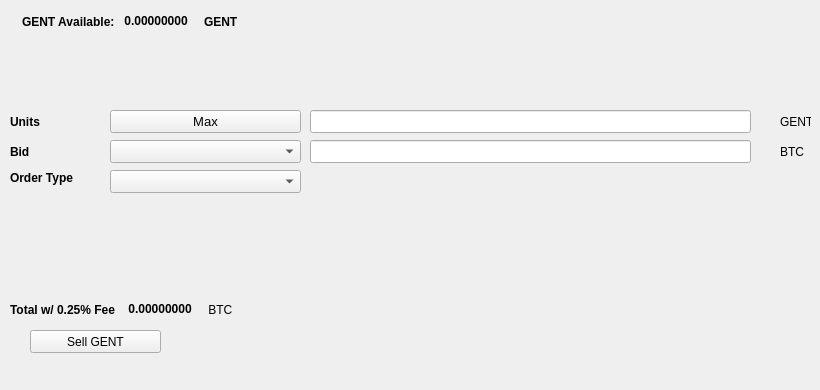
   <widget class="QWidget" name="SellTab">
    <attribute name="title">
     <string>Sell</string>
    </attribute>
    <widget class="QLabel" name="label_16">
     <property name="geometry">
      <rect>
       <x>780</x>
       <y>140</y>
       <width>31</width>
       <height>23</height>
      </rect>
     </property>
     <property name="text">
      <string>BTC</string>
     </property>
    </widget>
    <widget class="QComboBox" name="SellBidcomboBox">
     <property name="geometry">
      <rect>
       <x>110</x>
       <y>140</y>
       <width>191</width>
       <height>23</height>
      </rect>
     </property>
     <property name="font">
      <font>
       <pointsize>10</pointsize>
      </font>
     </property>
    </widget>
    <widget class="QLabel" name="label_18">
     <property name="geometry">
      <rect>
       <x>10</x>
       <y>110</y>
       <width>46</width>
       <height>23</height>
      </rect>
     </property>
     <property name="font">
      <font>
       <weight>75</weight>
       <bold>true</bold>
      </font>
     </property>
     <property name="text">
      <string>Units</string>
     </property>
    </widget>
    <widget class="QPushButton" name="Sell_Max_Amount">
     <property name="geometry">
      <rect>
       <x>110</x>
       <y>110</y>
       <width>191</width>
       <height>23</height>
      </rect>
     </property>
     <property name="font">
      <font>
       <pointsize>10</pointsize>
      </font>
     </property>
     <property name="text">
      <string>Max</string>
     </property>
    </widget>
    <widget class="QLabel" name="label_20">
     <property name="geometry">
      <rect>
       <x>10</x>
       <y>170</y>
       <width>91</width>
       <height>16</height>
      </rect>
     </property>
     <property name="font">
      <font>
       <weight>75</weight>
       <bold>true</bold>
      </font>
     </property>
     <property name="text">
      <string>Order Type</string>
     </property>
    </widget>
    <widget class="QComboBox" name="SellOrdertypeCombo">
     <property name="geometry">
      <rect>
       <x>110</x>
       <y>170</y>
       <width>191</width>
       <height>23</height>
      </rect>
     </property>
     <property name="font">
      <font>
       <pointsize>10</pointsize>
      </font>
     </property>
    </widget>
    <widget class="QLabel" name="label_21">
     <property name="geometry">
      <rect>
       <x>10</x>
       <y>140</y>
       <width>46</width>
       <height>23</height>
      </rect>
     </property>
     <property name="font">
      <font>
       <weight>75</weight>
       <bold>true</bold>
      </font>
     </property>
     <property name="text">
      <string>Bid</string>
     </property>
    </widget>
    <widget class="QLabel" name="label_22">
     <property name="geometry">
      <rect>
       <x>780</x>
       <y>110</y>
       <width>31</width>
       <height>23</height>
      </rect>
     </property>
     <property name="text">
      <string>GENT</string>
     </property>
    </widget>
    <widget class="QLineEdit" name="UnitsInputGENT">
     <property name="geometry">
      <rect>
       <x>310</x>
       <y>110</y>
       <width>441</width>
       <height>23</height>
      </rect>
     </property>
     <property name="font">
      <font>
       <pointsize>9</pointsize>
       <weight>75</weight>
       <bold>true</bold>
      </font>
     </property>
    </widget>
    <widget class="QLineEdit" name="SellBidPriceEdit">
     <property name="geometry">
      <rect>
       <x>310</x>
       <y>140</y>
       <width>441</width>
       <height>23</height>
      </rect>
     </property>
     <property name="font">
      <font>
       <pointsize>9</pointsize>
       <weight>75</weight>
       <bold>true</bold>
      </font>
     </property>
    </widget>
    <widget class="QPushButton" name="SellGENTBTN">
     <property name="geometry">
      <rect>
       <x>30</x>
       <y>330</y>
       <width>131</width>
       <height>23</height>
      </rect>
     </property>
     <property name="text">
      <string>Sell GENT</string>
     </property>
     <property name="icon">
      <iconset resource="../gents.qrc">
       <normaloff>:/icons/bitcoin</normaloff>:/icons/bitcoin</iconset>
     </property>
    </widget>
    <widget class="QWidget" name="layoutWidget3">
     <property name="geometry">
      <rect>
       <x>22</x>
       <y>12</y>
       <width>258</width>
       <height>19</height>
      </rect>
     </property>
     <layout class="QHBoxLayout" name="horizontalLayout">
      <item>
       <widget class="QLabel" name="label232_2">
        <property name="font">
         <font>
          <weight>75</weight>
          <bold>true</bold>
         </font>
        </property>
        <property name="text">
         <string>GENT Available:</string>
        </property>
       </widget>
      </item>
      <item>
       <widget class="QLabel" name="GENTAvailableLabel">
        <property name="palette">
         <palette>
          <active>
           <colorrole role="WindowText">
            <brush brushstyle="SolidPattern">
             <color alpha="255">
              <red>0</red>
              <green>0</green>
              <blue>0</blue>
             </color>
            </brush>
           </colorrole>
           <colorrole role="Button">
            <brush brushstyle="SolidPattern">
             <color alpha="255">
              <red>0</red>
              <green>170</green>
              <blue>0</blue>
             </color>
            </brush>
           </colorrole>
           <colorrole role="Light">
            <brush brushstyle="SolidPattern">
             <color alpha="255">
              <red>0</red>
              <green>255</green>
              <blue>0</blue>
             </color>
            </brush>
           </colorrole>
           <colorrole role="Midlight">
            <brush brushstyle="SolidPattern">
             <color alpha="255">
              <red>0</red>
              <green>212</green>
              <blue>0</blue>
             </color>
            </brush>
           </colorrole>
           <colorrole role="Dark">
            <brush brushstyle="SolidPattern">
             <color alpha="255">
              <red>0</red>
              <green>85</green>
              <blue>0</blue>
             </color>
            </brush>
           </colorrole>
           <colorrole role="Mid">
            <brush brushstyle="SolidPattern">
             <color alpha="255">
              <red>0</red>
              <green>113</green>
              <blue>0</blue>
             </color>
            </brush>
           </colorrole>
           <colorrole role="Text">
            <brush brushstyle="SolidPattern">
             <color alpha="255">
              <red>0</red>
              <green>170</green>
              <blue>0</blue>
             </color>
            </brush>
           </colorrole>
           <colorrole role="BrightText">
            <brush brushstyle="SolidPattern">
             <color alpha="255">
              <red>255</red>
              <green>255</green>
              <blue>255</blue>
             </color>
            </brush>
           </colorrole>
           <colorrole role="ButtonText">
            <brush brushstyle="SolidPattern">
             <color alpha="255">
              <red>0</red>
              <green>0</green>
              <blue>0</blue>
             </color>
            </brush>
           </colorrole>
           <colorrole role="Base">
            <brush brushstyle="SolidPattern">
             <color alpha="255">
              <red>255</red>
              <green>255</green>
              <blue>255</blue>
             </color>
            </brush>
           </colorrole>
           <colorrole role="Window">
            <brush brushstyle="SolidPattern">
             <color alpha="255">
              <red>0</red>
              <green>170</green>
              <blue>0</blue>
             </color>
            </brush>
           </colorrole>
           <colorrole role="Shadow">
            <brush brushstyle="SolidPattern">
             <color alpha="255">
              <red>0</red>
              <green>0</green>
              <blue>0</blue>
             </color>
            </brush>
           </colorrole>
           <colorrole role="AlternateBase">
            <brush brushstyle="SolidPattern">
             <color alpha="255">
              <red>127</red>
              <green>212</green>
              <blue>127</blue>
             </color>
            </brush>
           </colorrole>
           <colorrole role="ToolTipBase">
            <brush brushstyle="SolidPattern">
             <color alpha="255">
              <red>255</red>
              <green>255</green>
              <blue>220</blue>
             </color>
            </brush>
           </colorrole>
           <colorrole role="ToolTipText">
            <brush brushstyle="SolidPattern">
             <color alpha="255">
              <red>0</red>
              <green>0</green>
              <blue>0</blue>
             </color>
            </brush>
           </colorrole>
          </active>
          <inactive>
           <colorrole role="WindowText">
            <brush brushstyle="SolidPattern">
             <color alpha="255">
              <red>0</red>
              <green>0</green>
              <blue>0</blue>
             </color>
            </brush>
           </colorrole>
           <colorrole role="Button">
            <brush brushstyle="SolidPattern">
             <color alpha="255">
              <red>0</red>
              <green>170</green>
              <blue>0</blue>
             </color>
            </brush>
           </colorrole>
           <colorrole role="Light">
            <brush brushstyle="SolidPattern">
             <color alpha="255">
              <red>0</red>
              <green>255</green>
              <blue>0</blue>
             </color>
            </brush>
           </colorrole>
           <colorrole role="Midlight">
            <brush brushstyle="SolidPattern">
             <color alpha="255">
              <red>0</red>
              <green>212</green>
              <blue>0</blue>
             </color>
            </brush>
           </colorrole>
           <colorrole role="Dark">
            <brush brushstyle="SolidPattern">
             <color alpha="255">
              <red>0</red>
              <green>85</green>
              <blue>0</blue>
             </color>
            </brush>
           </colorrole>
           <colorrole role="Mid">
            <brush brushstyle="SolidPattern">
             <color alpha="255">
              <red>0</red>
              <green>113</green>
              <blue>0</blue>
             </color>
            </brush>
           </colorrole>
           <colorrole role="Text">
            <brush brushstyle="SolidPattern">
             <color alpha="255">
              <red>0</red>
              <green>170</green>
              <blue>0</blue>
             </color>
            </brush>
           </colorrole>
           <colorrole role="BrightText">
            <brush brushstyle="SolidPattern">
             <color alpha="255">
              <red>255</red>
              <green>255</green>
              <blue>255</blue>
             </color>
            </brush>
           </colorrole>
           <colorrole role="ButtonText">
            <brush brushstyle="SolidPattern">
             <color alpha="255">
              <red>0</red>
              <green>0</green>
              <blue>0</blue>
             </color>
            </brush>
           </colorrole>
           <colorrole role="Base">
            <brush brushstyle="SolidPattern">
             <color alpha="255">
              <red>255</red>
              <green>255</green>
              <blue>255</blue>
             </color>
            </brush>
           </colorrole>
           <colorrole role="Window">
            <brush brushstyle="SolidPattern">
             <color alpha="255">
              <red>0</red>
              <green>170</green>
              <blue>0</blue>
             </color>
            </brush>
           </colorrole>
           <colorrole role="Shadow">
            <brush brushstyle="SolidPattern">
             <color alpha="255">
              <red>0</red>
              <green>0</green>
              <blue>0</blue>
             </color>
            </brush>
           </colorrole>
           <colorrole role="AlternateBase">
            <brush brushstyle="SolidPattern">
             <color alpha="255">
              <red>127</red>
              <green>212</green>
              <blue>127</blue>
             </color>
            </brush>
           </colorrole>
           <colorrole role="ToolTipBase">
            <brush brushstyle="SolidPattern">
             <color alpha="255">
              <red>255</red>
              <green>255</green>
              <blue>220</blue>
             </color>
            </brush>
           </colorrole>
           <colorrole role="ToolTipText">
            <brush brushstyle="SolidPattern">
             <color alpha="255">
              <red>0</red>
              <green>0</green>
              <blue>0</blue>
             </color>
            </brush>
           </colorrole>
          </inactive>
          <disabled>
           <colorrole role="WindowText">
            <brush brushstyle="SolidPattern">
             <color alpha="255">
              <red>0</red>
              <green>85</green>
              <blue>0</blue>
             </color>
            </brush>
           </colorrole>
           <colorrole role="Button">
            <brush brushstyle="SolidPattern">
             <color alpha="255">
              <red>0</red>
              <green>170</green>
              <blue>0</blue>
             </color>
            </brush>
           </colorrole>
           <colorrole role="Light">
            <brush brushstyle="SolidPattern">
             <color alpha="255">
              <red>0</red>
              <green>255</green>
              <blue>0</blue>
             </color>
            </brush>
           </colorrole>
           <colorrole role="Midlight">
            <brush brushstyle="SolidPattern">
             <color alpha="255">
              <red>0</red>
              <green>212</green>
              <blue>0</blue>
             </color>
            </brush>
           </colorrole>
           <colorrole role="Dark">
            <brush brushstyle="SolidPattern">
             <color alpha="255">
              <red>0</red>
              <green>85</green>
              <blue>0</blue>
             </color>
            </brush>
           </colorrole>
           <colorrole role="Mid">
            <brush brushstyle="SolidPattern">
             <color alpha="255">
              <red>0</red>
              <green>113</green>
              <blue>0</blue>
             </color>
            </brush>
           </colorrole>
           <colorrole role="Text">
            <brush brushstyle="SolidPattern">
             <color alpha="255">
              <red>0</red>
              <green>85</green>
              <blue>0</blue>
             </color>
            </brush>
           </colorrole>
           <colorrole role="BrightText">
            <brush brushstyle="SolidPattern">
             <color alpha="255">
              <red>255</red>
              <green>255</green>
              <blue>255</blue>
             </color>
            </brush>
           </colorrole>
           <colorrole role="ButtonText">
            <brush brushstyle="SolidPattern">
             <color alpha="255">
              <red>0</red>
              <green>85</green>
              <blue>0</blue>
             </color>
            </brush>
           </colorrole>
           <colorrole role="Base">
            <brush brushstyle="SolidPattern">
             <color alpha="255">
              <red>0</red>
              <green>170</green>
              <blue>0</blue>
             </color>
            </brush>
           </colorrole>
           <colorrole role="Window">
            <brush brushstyle="SolidPattern">
             <color alpha="255">
              <red>0</red>
              <green>170</green>
              <blue>0</blue>
             </color>
            </brush>
           </colorrole>
           <colorrole role="Shadow">
            <brush brushstyle="SolidPattern">
             <color alpha="255">
              <red>0</red>
              <green>0</green>
              <blue>0</blue>
             </color>
            </brush>
           </colorrole>
           <colorrole role="AlternateBase">
            <brush brushstyle="SolidPattern">
             <color alpha="255">
              <red>0</red>
              <green>170</green>
              <blue>0</blue>
             </color>
            </brush>
           </colorrole>
           <colorrole role="ToolTipBase">
            <brush brushstyle="SolidPattern">
             <color alpha="255">
              <red>255</red>
              <green>255</green>
              <blue>220</blue>
             </color>
            </brush>
           </colorrole>
           <colorrole role="ToolTipText">
            <brush brushstyle="SolidPattern">
             <color alpha="255">
              <red>0</red>
              <green>0</green>
              <blue>0</blue>
             </color>
            </brush>
           </colorrole>
          </disabled>
         </palette>
        </property>
        <property name="font">
         <font>
          <weight>75</weight>
          <bold>true</bold>
         </font>
        </property>
        <property name="text">
         <string> 0.00000000 </string>
        </property>
        <property name="textInteractionFlags">
         <set>Qt::LinksAccessibleByMouse|Qt::TextSelectableByKeyboard|Qt::TextSelectableByMouse</set>
        </property>
       </widget>
      </item>
      <item>
       <widget class="QLabel" name="labelGENT">
        <property name="font">
         <font>
          <weight>75</weight>
          <bold>true</bold>
         </font>
        </property>
        <property name="text">
         <string>GENT</string>
        </property>
       </widget>
      </item>
     </layout>
    </widget>
    <widget class="QWidget" name="layoutWidget">
     <property name="geometry">
      <rect>
       <x>10</x>
       <y>300</y>
       <width>268</width>
       <height>19</height>
      </rect>
     </property>
     <layout class="QHBoxLayout" name="horizontalLayout_2">
      <item>
       <widget class="QLabel" name="label_19">
        <property name="font">
         <font>
          <weight>75</weight>
          <bold>true</bold>
         </font>
        </property>
        <property name="text">
         <string>Total w/ 0.25% Fee </string>
        </property>
       </widget>
      </item>
      <item>
       <widget class="QLabel" name="SellCostLabel">
        <property name="palette">
         <palette>
          <active>
           <colorrole role="WindowText">
            <brush brushstyle="SolidPattern">
             <color alpha="255">
              <red>0</red>
              <green>0</green>
              <blue>0</blue>
             </color>
            </brush>
           </colorrole>
           <colorrole role="Button">
            <brush brushstyle="SolidPattern">
             <color alpha="255">
              <red>0</red>
              <green>170</green>
              <blue>0</blue>
             </color>
            </brush>
           </colorrole>
           <colorrole role="Light">
            <brush brushstyle="SolidPattern">
             <color alpha="255">
              <red>0</red>
              <green>255</green>
              <blue>0</blue>
             </color>
            </brush>
           </colorrole>
           <colorrole role="Midlight">
            <brush brushstyle="SolidPattern">
             <color alpha="255">
              <red>0</red>
              <green>212</green>
              <blue>0</blue>
             </color>
            </brush>
           </colorrole>
           <colorrole role="Dark">
            <brush brushstyle="SolidPattern">
             <color alpha="255">
              <red>0</red>
              <green>85</green>
              <blue>0</blue>
             </color>
            </brush>
           </colorrole>
           <colorrole role="Mid">
            <brush brushstyle="SolidPattern">
             <color alpha="255">
              <red>0</red>
              <green>113</green>
              <blue>0</blue>
             </color>
            </brush>
           </colorrole>
           <colorrole role="Text">
            <brush brushstyle="SolidPattern">
             <color alpha="255">
              <red>0</red>
              <green>170</green>
              <blue>0</blue>
             </color>
            </brush>
           </colorrole>
           <colorrole role="BrightText">
            <brush brushstyle="SolidPattern">
             <color alpha="255">
              <red>255</red>
              <green>255</green>
              <blue>255</blue>
             </color>
            </brush>
           </colorrole>
           <colorrole role="ButtonText">
            <brush brushstyle="SolidPattern">
             <color alpha="255">
              <red>0</red>
              <green>0</green>
              <blue>0</blue>
             </color>
            </brush>
           </colorrole>
           <colorrole role="Base">
            <brush brushstyle="SolidPattern">
             <color alpha="255">
              <red>255</red>
              <green>255</green>
              <blue>255</blue>
             </color>
            </brush>
           </colorrole>
           <colorrole role="Window">
            <brush brushstyle="SolidPattern">
             <color alpha="255">
              <red>0</red>
              <green>170</green>
              <blue>0</blue>
             </color>
            </brush>
           </colorrole>
           <colorrole role="Shadow">
            <brush brushstyle="SolidPattern">
             <color alpha="255">
              <red>0</red>
              <green>0</green>
              <blue>0</blue>
             </color>
            </brush>
           </colorrole>
           <colorrole role="AlternateBase">
            <brush brushstyle="SolidPattern">
             <color alpha="255">
              <red>127</red>
              <green>212</green>
              <blue>127</blue>
             </color>
            </brush>
           </colorrole>
           <colorrole role="ToolTipBase">
            <brush brushstyle="SolidPattern">
             <color alpha="255">
              <red>255</red>
              <green>255</green>
              <blue>220</blue>
             </color>
            </brush>
           </colorrole>
           <colorrole role="ToolTipText">
            <brush brushstyle="SolidPattern">
             <color alpha="255">
              <red>0</red>
              <green>0</green>
              <blue>0</blue>
             </color>
            </brush>
           </colorrole>
          </active>
          <inactive>
           <colorrole role="WindowText">
            <brush brushstyle="SolidPattern">
             <color alpha="255">
              <red>0</red>
              <green>0</green>
              <blue>0</blue>
             </color>
            </brush>
           </colorrole>
           <colorrole role="Button">
            <brush brushstyle="SolidPattern">
             <color alpha="255">
              <red>0</red>
              <green>170</green>
              <blue>0</blue>
             </color>
            </brush>
           </colorrole>
           <colorrole role="Light">
            <brush brushstyle="SolidPattern">
             <color alpha="255">
              <red>0</red>
              <green>255</green>
              <blue>0</blue>
             </color>
            </brush>
           </colorrole>
           <colorrole role="Midlight">
            <brush brushstyle="SolidPattern">
             <color alpha="255">
              <red>0</red>
              <green>212</green>
              <blue>0</blue>
             </color>
            </brush>
           </colorrole>
           <colorrole role="Dark">
            <brush brushstyle="SolidPattern">
             <color alpha="255">
              <red>0</red>
              <green>85</green>
              <blue>0</blue>
             </color>
            </brush>
           </colorrole>
           <colorrole role="Mid">
            <brush brushstyle="SolidPattern">
             <color alpha="255">
              <red>0</red>
              <green>113</green>
              <blue>0</blue>
             </color>
            </brush>
           </colorrole>
           <colorrole role="Text">
            <brush brushstyle="SolidPattern">
             <color alpha="255">
              <red>0</red>
              <green>170</green>
              <blue>0</blue>
             </color>
            </brush>
           </colorrole>
           <colorrole role="BrightText">
            <brush brushstyle="SolidPattern">
             <color alpha="255">
              <red>255</red>
              <green>255</green>
              <blue>255</blue>
             </color>
            </brush>
           </colorrole>
           <colorrole role="ButtonText">
            <brush brushstyle="SolidPattern">
             <color alpha="255">
              <red>0</red>
              <green>0</green>
              <blue>0</blue>
             </color>
            </brush>
           </colorrole>
           <colorrole role="Base">
            <brush brushstyle="SolidPattern">
             <color alpha="255">
              <red>255</red>
              <green>255</green>
              <blue>255</blue>
             </color>
            </brush>
           </colorrole>
           <colorrole role="Window">
            <brush brushstyle="SolidPattern">
             <color alpha="255">
              <red>0</red>
              <green>170</green>
              <blue>0</blue>
             </color>
            </brush>
           </colorrole>
           <colorrole role="Shadow">
            <brush brushstyle="SolidPattern">
             <color alpha="255">
              <red>0</red>
              <green>0</green>
              <blue>0</blue>
             </color>
            </brush>
           </colorrole>
           <colorrole role="AlternateBase">
            <brush brushstyle="SolidPattern">
             <color alpha="255">
              <red>127</red>
              <green>212</green>
              <blue>127</blue>
             </color>
            </brush>
           </colorrole>
           <colorrole role="ToolTipBase">
            <brush brushstyle="SolidPattern">
             <color alpha="255">
              <red>255</red>
              <green>255</green>
              <blue>220</blue>
             </color>
            </brush>
           </colorrole>
           <colorrole role="ToolTipText">
            <brush brushstyle="SolidPattern">
             <color alpha="255">
              <red>0</red>
              <green>0</green>
              <blue>0</blue>
             </color>
            </brush>
           </colorrole>
          </inactive>
          <disabled>
           <colorrole role="WindowText">
            <brush brushstyle="SolidPattern">
             <color alpha="255">
              <red>0</red>
              <green>85</green>
              <blue>0</blue>
             </color>
            </brush>
           </colorrole>
           <colorrole role="Button">
            <brush brushstyle="SolidPattern">
             <color alpha="255">
              <red>0</red>
              <green>170</green>
              <blue>0</blue>
             </color>
            </brush>
           </colorrole>
           <colorrole role="Light">
            <brush brushstyle="SolidPattern">
             <color alpha="255">
              <red>0</red>
              <green>255</green>
              <blue>0</blue>
             </color>
            </brush>
           </colorrole>
           <colorrole role="Midlight">
            <brush brushstyle="SolidPattern">
             <color alpha="255">
              <red>0</red>
              <green>212</green>
              <blue>0</blue>
             </color>
            </brush>
           </colorrole>
           <colorrole role="Dark">
            <brush brushstyle="SolidPattern">
             <color alpha="255">
              <red>0</red>
              <green>85</green>
              <blue>0</blue>
             </color>
            </brush>
           </colorrole>
           <colorrole role="Mid">
            <brush brushstyle="SolidPattern">
             <color alpha="255">
              <red>0</red>
              <green>113</green>
              <blue>0</blue>
             </color>
            </brush>
           </colorrole>
           <colorrole role="Text">
            <brush brushstyle="SolidPattern">
             <color alpha="255">
              <red>0</red>
              <green>85</green>
              <blue>0</blue>
             </color>
            </brush>
           </colorrole>
           <colorrole role="BrightText">
            <brush brushstyle="SolidPattern">
             <color alpha="255">
              <red>255</red>
              <green>255</green>
              <blue>255</blue>
             </color>
            </brush>
           </colorrole>
           <colorrole role="ButtonText">
            <brush brushstyle="SolidPattern">
             <color alpha="255">
              <red>0</red>
              <green>85</green>
              <blue>0</blue>
             </color>
            </brush>
           </colorrole>
           <colorrole role="Base">
            <brush brushstyle="SolidPattern">
             <color alpha="255">
              <red>0</red>
              <green>170</green>
              <blue>0</blue>
             </color>
            </brush>
           </colorrole>
           <colorrole role="Window">
            <brush brushstyle="SolidPattern">
             <color alpha="255">
              <red>0</red>
              <green>170</green>
              <blue>0</blue>
             </color>
            </brush>
           </colorrole>
           <colorrole role="Shadow">
            <brush brushstyle="SolidPattern">
             <color alpha="255">
              <red>0</red>
              <green>0</green>
              <blue>0</blue>
             </color>
            </brush>
           </colorrole>
           <colorrole role="AlternateBase">
            <brush brushstyle="SolidPattern">
             <color alpha="255">
              <red>0</red>
              <green>170</green>
              <blue>0</blue>
             </color>
            </brush>
           </colorrole>
           <colorrole role="ToolTipBase">
            <brush brushstyle="SolidPattern">
             <color alpha="255">
              <red>255</red>
              <green>255</green>
              <blue>220</blue>
             </color>
            </brush>
           </colorrole>
           <colorrole role="ToolTipText">
            <brush brushstyle="SolidPattern">
             <color alpha="255">
              <red>0</red>
              <green>0</green>
              <blue>0</blue>
             </color>
            </brush>
           </colorrole>
          </disabled>
         </palette>
        </property>
        <property name="font">
         <font>
          <weight>75</weight>
          <bold>true</bold>
         </font>
        </property>
        <property name="autoFillBackground">
         <bool>false</bool>
        </property>
        <property name="text">
         <string> 0.00000000</string>
        </property>
        <property name="textInteractionFlags">
         <set>Qt::LinksAccessibleByMouse|Qt::TextSelectableByMouse</set>
        </property>
       </widget>
      </item>
      <item>
       <widget class="QLabel" name="label_17">
        <property name="font">
         <font>
          <weight>50</weight>
          <bold>false</bold>
         </font>
        </property>
        <property name="text">
         <string> BTC</string>
        </property>
       </widget>
      </item>
     </layout>
    </widget>
    <widget class="QLabel" name="label_23">
     <property name="geometry">
      <rect>
       <x>460</x>
       <y>300</y>
       <width>281</width>
       <height>81</height>
      </rect>
     </property>
     <property name="text">
      <string/>
     </property>
     <property name="pixmap">
      <pixmap>:/images/bittrex</pixmap>
     </property>
    </widget>
   </widget>
